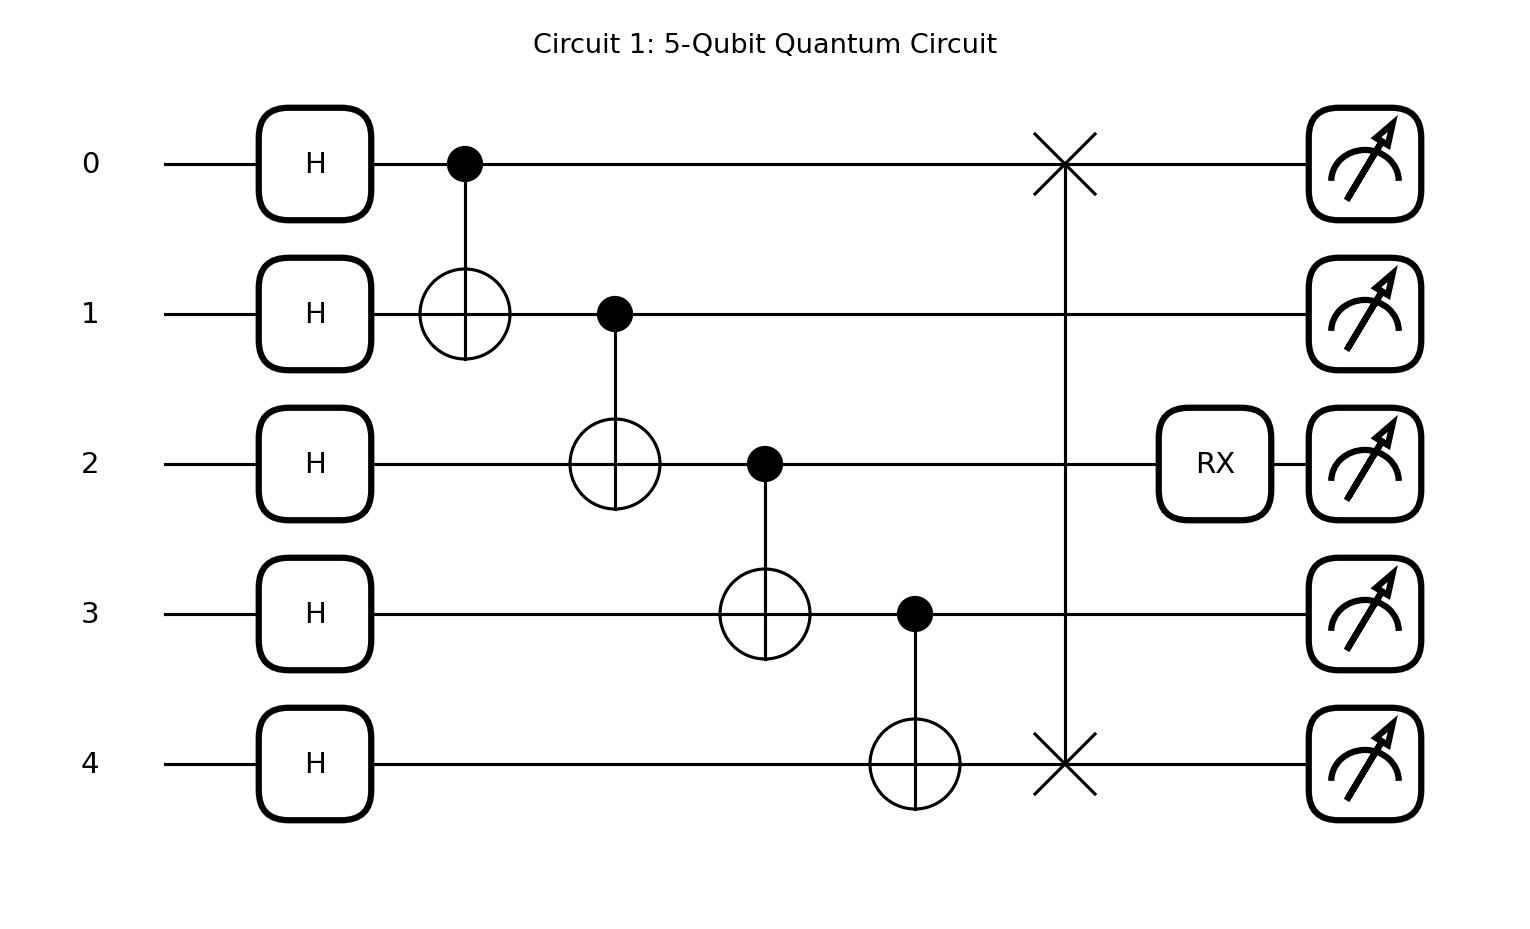

Python code for this plot:
"""
Task I – Part 1: Five-Qubit Quantum Circuit
============================================
Implements the following sequence of operations:
    b) Hadamard gate on every qubit
    c) CNOT on pairs (0,1), (1,2), (2,3), (3,4)
    d) SWAP between qubits 0 and 4
    e) X-rotation by pi/2 on qubit 2
    f) Circuit diagram saved to circuit1.png
"""

import pennylane as qml
from pennylane import numpy as np
import matplotlib
matplotlib.use("Agg")
import matplotlib.pyplot as plt

# ---------------------------------------------------------------------------
# Simulator backend — statevector simulation on the default PennyLane device
# ---------------------------------------------------------------------------
N_QUBITS = 5
dev = qml.device("default.qubit", wires=N_QUBITS)


# ---------------------------------------------------------------------------
# Circuit definition
# ---------------------------------------------------------------------------
@qml.qnode(dev)
def circuit1():
    # Place each qubit into an equal superposition of |0⟩ and |1⟩
    for q in range(N_QUBITS):
        qml.Hadamard(wires=q)

    # Entangle adjacent qubits through a linear CNOT chain, propagating
    # correlations from qubit 0 through to qubit 4
    qml.CNOT(wires=[0, 1])
    qml.CNOT(wires=[1, 2])
    qml.CNOT(wires=[2, 3])
    qml.CNOT(wires=[3, 4])

    # Exchange the quantum states of the first and last qubits
    qml.SWAP(wires=[0, 4])

    # Apply a rotation of π/2 about the X-axis on qubit 2, introducing a
    # relative phase of e^{-iπ/4} between the |0⟩ and |1⟩ components
    qml.RX(np.pi / 2, wires=2)

    return qml.state()


# ---------------------------------------------------------------------------
# Entry point — executes the circuit and exports visualisations
# ---------------------------------------------------------------------------
def main():
    state = circuit1()

    print("=" * 60)
    print("Circuit 1 – Statevector (first 8 amplitudes shown)")
    print("=" * 60)
    for idx, amp in enumerate(state[:8]):
        print(f"  |{idx:05b}> : {amp:.6f}")
    print("  ...")

    # Render the circuit using matplotlib and persist it as a high-resolution PNG
    fig, ax = qml.draw_mpl(circuit1)()
    fig.suptitle("Circuit 1: 5-Qubit Quantum Circuit", fontsize=13)
    fig.tight_layout()
    fig.savefig("circuit1.png", dpi=150, bbox_inches="tight")
    print("\nCircuit diagram saved → circuit1.png")
    plt.close(fig)

    # Print the ASCII wire diagram for quick terminal inspection
    print("\nText circuit diagram:")
    print(qml.draw(circuit1)())


if __name__ == "__main__":
    main()
